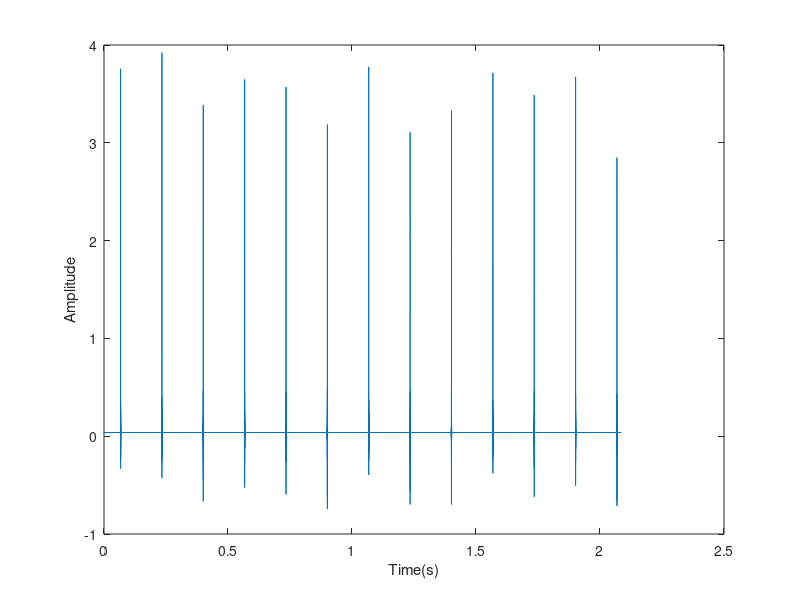

This figure's MATLAB source: (Note: this script raises an error after producing the figure.)
clc
clear
load('bf.mat');
load('bg.mat');

%Task 1
%system parameters
d = 7.12*10^(-3);
D = 38.5*10^(-3);
n = 12;
phi = 0;
tf = 100000/48000;
t = linspace(0,tf,100000);

figure(1);
plot(t,bg(:,2));
xlabel('Time(s)');
ylabel('Amplitude');
[pk,tpk] = findpeaks(bg(:,2),t,'MinPeakProminence',2);
fr = 1/((tpk(length(tpk))-tpk(1))/(length(tpk)-1));

BPFO = n*fr/2*(1-d/D*cos(phi));%Outer race
BPFI = n*fr/2*(1+d/D*cos(phi));%Inner race
FTF = fr/2*(1-d/D*cos(phi));%Cage
BSF = fr*D/2/d*(1-(d/D*cos(phi))^2);%Rolling element

%Task 2
[Gxxf,f] = pwelch(bf(:,1),1024,512,1024,48000);
[Gxxg,f] = pwelch(bg(:,1),1024,512,1024,48000);
Gxxflog = 20*log10(Gxxf/(10^(-6)));
Gxxglog = 20*log10(Gxxg/(10^(-6)));
figure(2);
plot(f,Gxxflog)
hold on 
plot(f,Gxxglog);
legend('Bearing with a fault','Bearing in good condition');
xlabel('Frequency(Hz)');
ylabel('PSD(dB)');